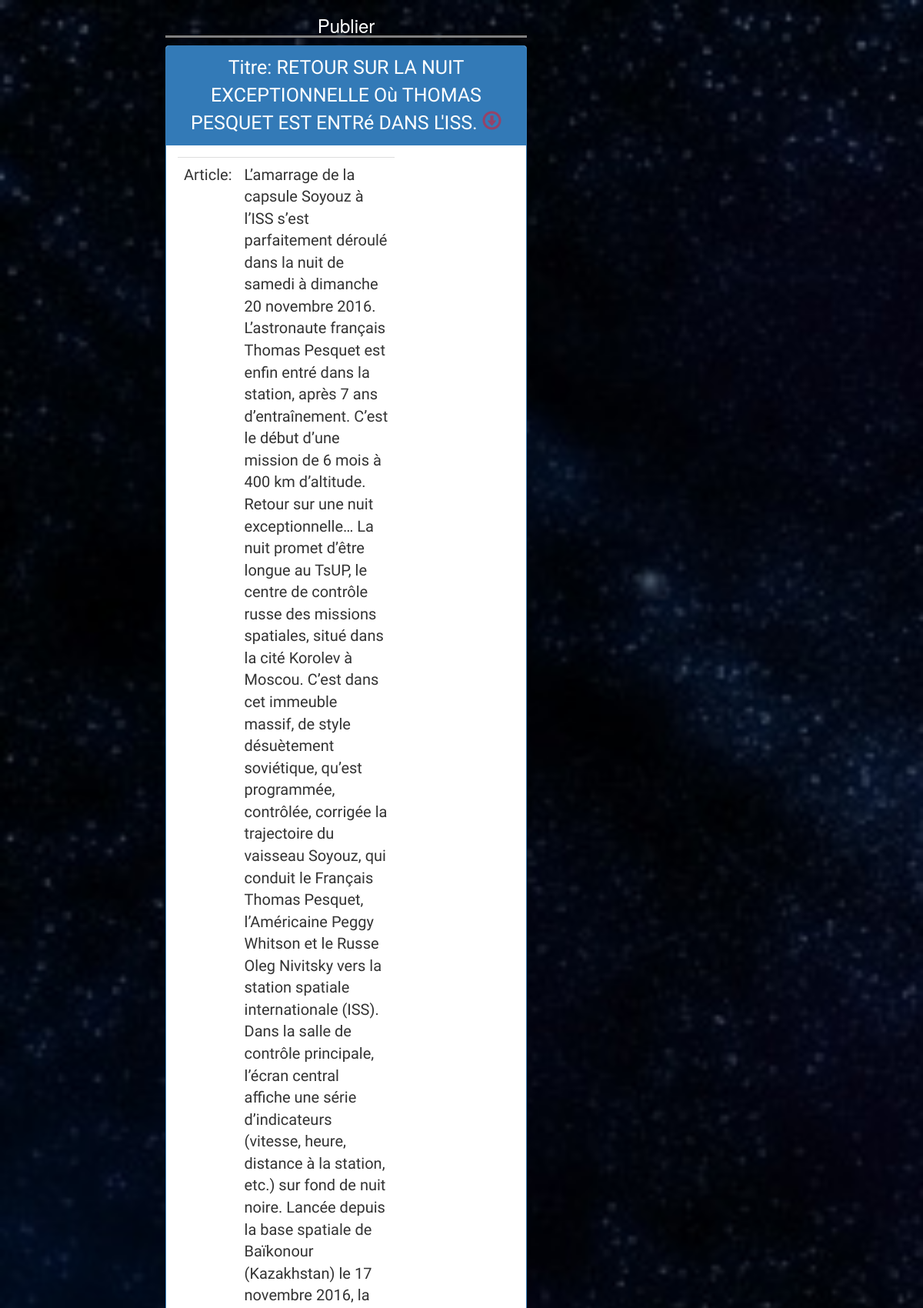
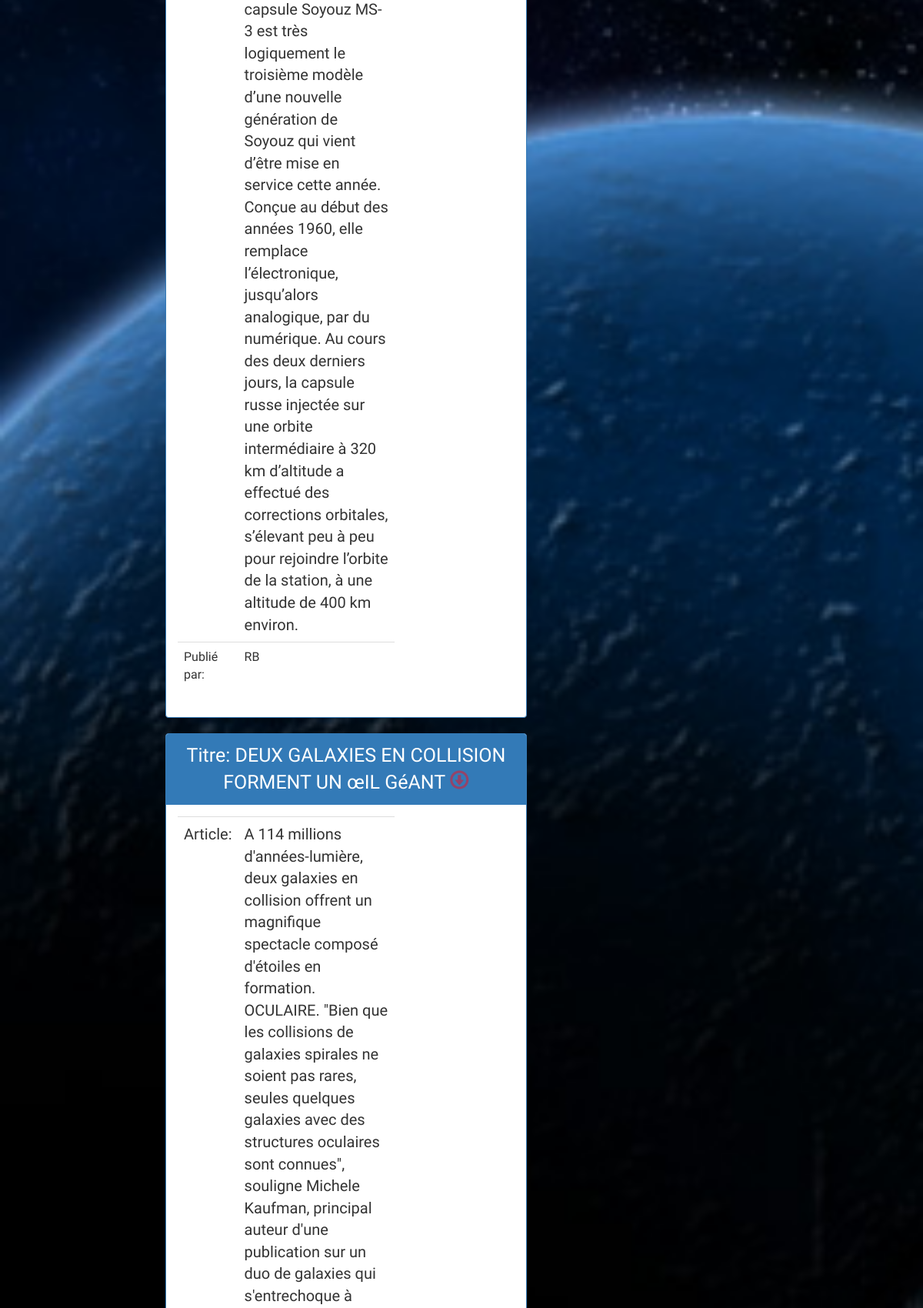
The app's page /Liste_article.php (upper part) with its own data (2 pictures, top to bottom).
### tables this page shows
CREATE TABLE IF NOT EXISTS `articles` (
  `id` int(11) NOT NULL AUTO_INCREMENT,
  `image` varchar(255) NOT NULL,
  `titre_article` varchar(100) NOT NULL,
  `article` text NOT NULL,
  `utilisateurs_id` int(11) NOT NULL,
  `publier` varchar(100) NOT NULL,
  PRIMARY KEY (`id`)
);

CREATE TABLE IF NOT EXISTS `utilisateurs` (
  `id` int(11) NOT NULL AUTO_INCREMENT,
  `nom` varchar(100) NOT NULL,
  `prenom` varchar(100) NOT NULL,
  `mail` varchar(100) NOT NULL,
  `mot_de_passe` varchar(100) NOT NULL,
  `avatar` varchar(255) NOT NULL,
  `pseudo` varchar(100) NOT NULL,
  `role` varchar(100) NOT NULL,
  PRIMARY KEY (`id`)
);

### Liste_article.php (the view, shortened to what this page needs)
<?php include 'config.php';
?>
<html>
<head>
    <link rel="stylesheet" type="text/css" href="style.css">
    <link href="bootstrap/css/bootstrap.min.css" rel="stylesheet" type="text/css">
</head>
<body>
    <div class="col-xs-12 col-sm-12 col-md-5 col-lg-5 col-xs-offset-0 col-sm-offset-0 col-md-offset-2 col-lg-offset-2 toppad" >
        <h3 class="article_admin">Publier</h3>
        <?php
        $requete = "SELECT * FROM articles
INNER JOIN utilisateurs
WHERE utilisateurs.id = articles.utilisateurs_id
AND publier='oui'";
        $exec = mysqli_query($bdd,$requete);
        while ($row = mysqli_fetch_array($exec)) {
            $res[] = $row;?>
            <div class="panel panel-primary">
                <div class="panel-heading titre text-center">
                    <tr>
                        <td>Titre:</td>
                        <td><?php echo strtoupper($row['titre_article']); ?></td>
                        <a style="color: rgba(255, 8, 20, 0.48)" class="glyphicon glyphicon-download" href="publier_1.php?id=<?= $row['titre_article'] ?>" ></a>
                    </tr>
                </div>
                <div class="panel-body">
                    <div class="row">
                        <div class=" col-md-8 col-lg-8 ">
                            <table class="table">
                                <tbody>
                                <tr class="article">
                                    <td>Article:</td>
                                    <td><?php echo($row['article']); ?></td>
                                </tr>
                                <tr class="auteur">
                                    <td>Publié par:</td>
                                    <td><?php echo($row['pseudo']); ?></td>
                                </tr>
                                </tbody>
                            </table>
                        </div>
                    </div>
                </div>
            </div>
            <?php
        }?>
        </div>
</body>
</html>

### style.css (style rules this page uses)
.article_admin { text-align: center; color: white; border-bottom: solid grey; }
body { background-image: url("img/background.jpg"); background-repeat: no-repeat; background-size: cover; }
.titre { font-family: 'Oleo Script', cursive; font-size: 25px; color: white; }
.article { font-family: 'Courgette', cursive; font-size: 20px; }
.auteur { font-family: 'Coming Soon', cursive; }
a { cursor:pointer; }

### records on screen
articles: titre_article "RETOUR SUR LA NUIT EXCEPTIONNELLE Où THOMAS PESQUET EST ENTRé DANS L'ISS.", article "L’amarrage de la capsule Soyouz à l’ISS s’est parfaitement déroulé dans la nuit de samedi à dimanche 20 novembre 2016. L’astronaute français Thomas Pesquet est enfin entré dans la station, après 7 ans d’entraînement. C’est le début d’une mission de 6 mois à 400 km d’altitude. Retour sur une nuit exceptionnelle… La nuit promet d’être longue au TsUP, le centre de contrôle russe des missions spatiales, situé dans la cité Korolev à Moscou. C’est dans cet immeuble massif, de style désuètement soviétique, qu’est programmée, contrôlée, corrigée la trajectoire du vaisseau Soyouz, qui conduit le Français Thomas Pesquet, l’Américaine Peggy Whitson et le Russe Oleg Nivitsky vers la station spatiale…", utilisateurs.pseudo "RB"
articles: titre_article "DEUX GALAXIES EN COLLISION FORMENT UN œIL GéANT"
